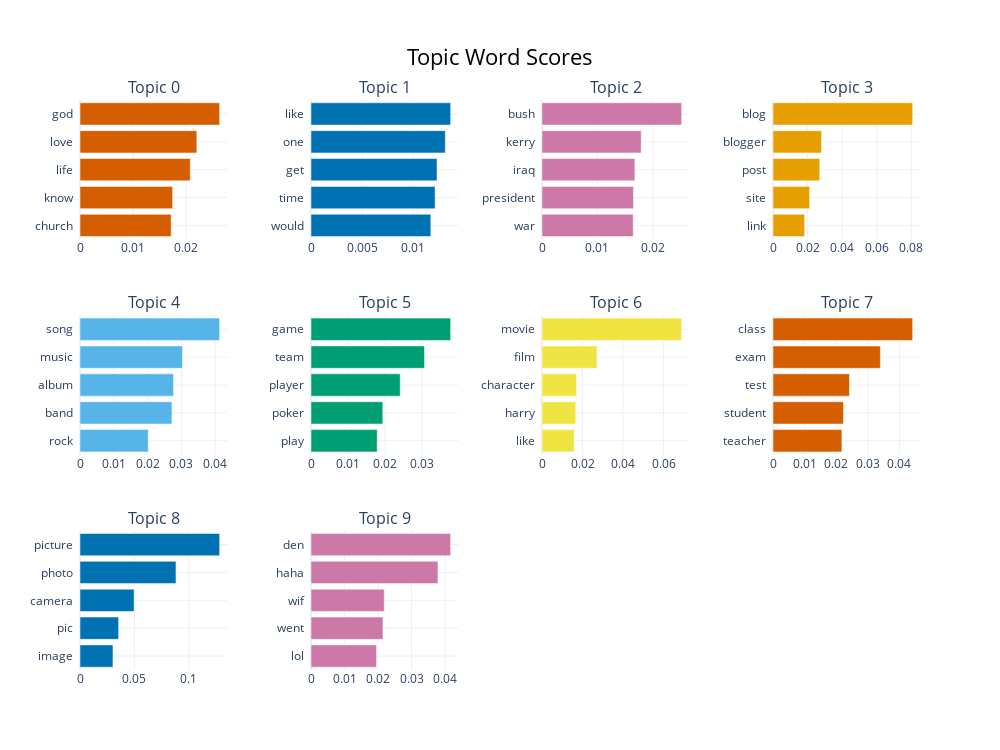
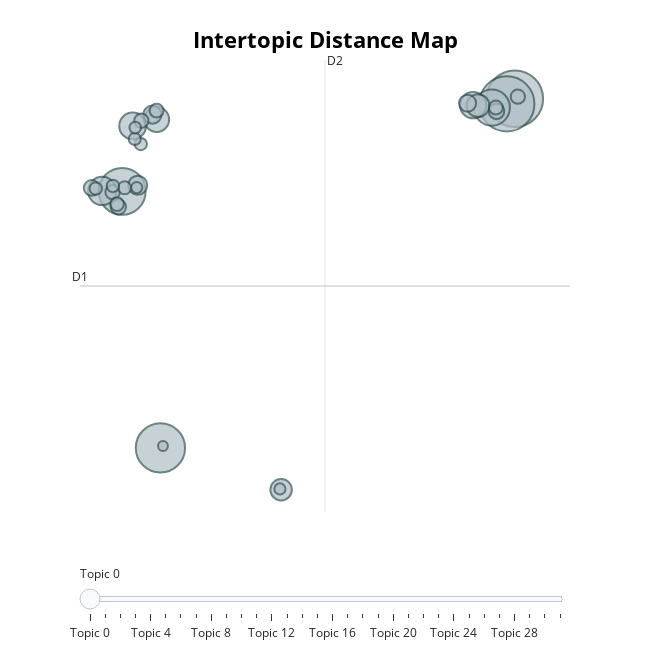
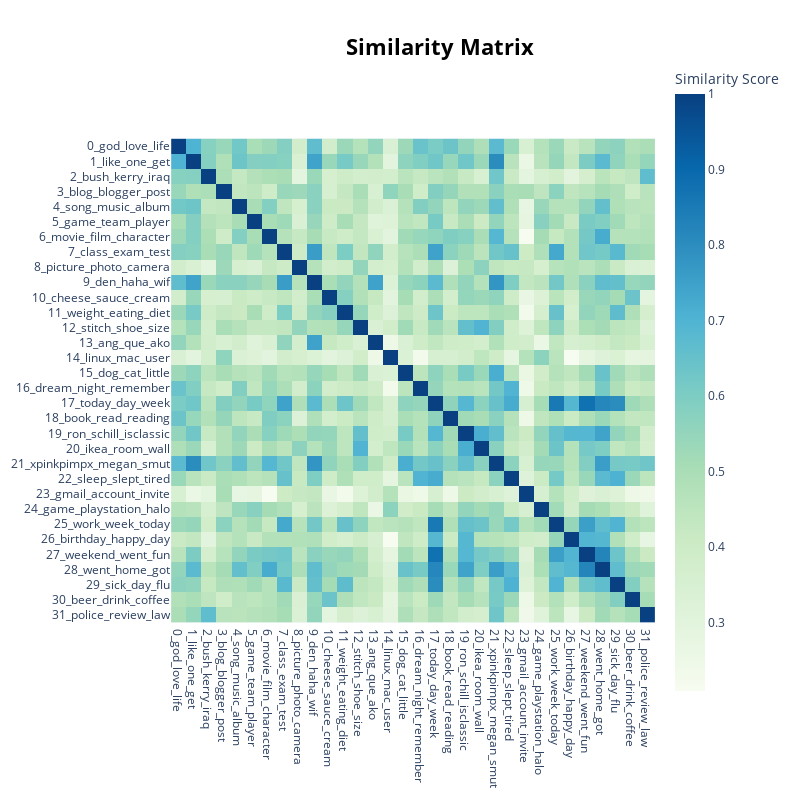

The notebook cell these images were saved under, in order:
### Code cell
# 12.5 BERTopic Visualization
# BERTopic Visualizations (RAM Safe - Based on 50k Sample)
print("Generating BERTopic Interactive Visualizations...")

try:
    if hasattr(bertopic_model, 'visualize_barchart'):
        # 1. Bar Chart (Top Words) - Very Lightweight
        print("1. Topic Word Scores (Bar Chart)")
        fig_bar = bertopic_model.visualize_barchart(top_n_topics=10)
        fig_bar.show()
        
        # 2. Intertopic Distance Map - Lightweight (Calculated on 50k sample)
        print("2. Intertopic Distance Map")
        fig_dist = bertopic_model.visualize_topics()
        fig_dist.show()
        
        # 3. Similarity Matrix - Lightweight
        print("3. Similarity Heatmap")
        fig_sim = bertopic_model.visualize_heatmap()
        fig_sim.show()
    else:
        print("BERTopic model not available for visualization.")

except Exception as e:
    print(f"Visualization Warning: {e}")

### Figure 1 — Plotly figure (JSON) as saved in the notebook; plotly's stock layout.template omitted (floating-point values rounded to 4 significant figures)
{"data": [{"marker": {"color": "#D55E00"}, "orientation": "h", "type": "bar", "x": [0.01721, 0.01748, 0.02081, 0.02205, 0.02636], "xaxis": "x", "y": ["church  ", "know  ", "life  ", "love  ", "god  "], "yaxis": "y"}, {"marker": {"color": "#0072B2"}, "orientation": "h", "type": "bar", "x": [0.01172, 0.01215, 0.01234, 0.01315, 0.01367], "xaxis": "x2", "y": ["would  ", "time  ", "get  ", "one  ", "like  "], "yaxis": "y2"}, {"marker": {"color": "#CC79A7"}, "orientation": "h", "type": "bar", "x": [0.01648, 0.01653, 0.01678, 0.01792, 0.02523], "xaxis": "x3", "y": ["war  ", "president  ", "iraq  ", "kerry  ", "bush  "], "yaxis": "y3"}, {"marker": {"color": "#E69F00"}, "orientation": "h", "type": "bar", "x": [0.01828, 0.02117, 0.02704, 0.02807, 0.08074], "xaxis": "x4", "y": ["link  ", "site  ", "post  ", "blogger  ", "blog  "], "yaxis": "y4"}, {"marker": {"color": "#56B4E9"}, "orientation": "h", "type": "bar", "x": [0.02016, 0.02718, 0.02765, 0.0303, 0.04129], "xaxis": "x5", "y": ["rock  ", "band  ", "album  ", "music  ", "song  "], "yaxis": "y5"}, {"marker": {"color": "#009E73"}, "orientation": "h", "type": "bar", "x": [0.01788, 0.0194, 0.0241, 0.03067, 0.03773], "xaxis": "x6", "y": ["play  ", "poker  ", "player  ", "team  ", "game  "], "yaxis": "y6"}, {"marker": {"color": "#F0E442"}, "orientation": "h", "type": "bar", "x": [0.01583, 0.01666, 0.01706, 0.02717, 0.06891], "xaxis": "x7", "y": ["like  ", "harry  ", "character  ", "film  ", "movie  "], "yaxis": "y7"}, {"marker": {"color": "#D55E00"}, "orientation": "h", "type": "bar", "x": [0.0218, 0.02231, 0.0242, 0.03399, 0.0442], "xaxis": "x8", "y": ["teacher  ", "student  ", "test  ", "exam  ", "class  "], "yaxis": "y8"}, {"marker": {"color": "#0072B2"}, "orientation": "h", "type": "bar", "x": [0.03032, 0.03553, 0.04976, 0.08828, 0.1285], "xaxis": "x9", "y": ["image  ", "pic  ", "camera  ", "photo  ", "picture  "], "yaxis": "y9"}, {"marker": {"color": "#CC79A7"}, "orientation": "h", "type": "bar", "x": [0.01957, 0.02148, 0.02187, 0.03789, 0.04168], "xaxis": "x10", "y": ["lol  ", "went  ", "wif  ", "haha  ", "den  "], "yaxis": "y10"}], "layout": {"annotations": [{"font": {"size": 16}, "showarrow": false, "text": "Topic 0", "x": 0.0875, "xanchor": "center", "xref": "paper", "y": 1, "yanchor": "bottom", "yref": "paper"}, {"font": {"size": 16}, "showarrow": false, "text": "Topic 1", "x": 0.3625, "xanchor": "center", "xref": "paper", "y": 1, "yanchor": "bottom", "yref": "paper"}, {"font": {"size": 16}, "showarrow": false, "text": "Topic 2", "x": 0.6375, "xanchor": "center", "xref": "paper", "y": 1, "yanchor": "bottom", "yref": "paper"}, {"font": {"size": 16}, "showarrow": false, "text": "Topic 3", "x": 0.9125, "xanchor": "center", "xref": "paper", "y": 1, "yanchor": "bottom", "yref": "paper"}, {"font": {"size": 16}, "showarrow": false, "text": "Topic 4", "x": 0.0875, "xanchor": "center", "xref": "paper", "y": 0.6222, "yanchor": "bottom", "yref": "paper"}, {"font": {"size": 16}, "showarrow": false, "text": "Topic 5", "x": 0.3625, "xanchor": "center", "xref": "paper", "y": 0.6222, "yanchor": "bottom", "yref": "paper"}, {"font": {"size": 16}, "showarrow": false, "text": "Topic 6", "x": 0.6375, "xanchor": "center", "xref": "paper", "y": 0.6222, "yanchor": "bottom", "yref": "paper"}, {"font": {"size": 16}, "showarrow": false, "text": "Topic 7", "x": 0.9125, "xanchor": "center", "xref": "paper", "y": 0.6222, "yanchor": "bottom", "yref": "paper"}, {"font": {"size": 16}, "showarrow": false, "text": "Topic 8", "x": 0.0875, "xanchor": "center", "xref": "paper", "y": 0.2444, "yanchor": "bottom", "yref": "paper"}, {"font": {"size": 16}, "showarrow": false, "text": "Topic 9", "x": 0.3625, "xanchor": "center", "xref": "paper", "y": 0.2444, "yanchor": "bottom", "yref": "paper"}], "height": 750, "hoverlabel": {"bgcolor": "white", "font": {"family": "Rockwell", "size": 16}}, "showlegend": false, "title": {"font": {"color": "Black", "size": 22}, "text": "Topic Word Scores", "x": 0.5, "xanchor": "center", "yanchor": "top"}, "width": 1000, "xaxis": {"anchor": "y", "domain": [0, 0.175], "showgrid": true}, "xaxis10": {"anchor": "y10", "domain": [0.275, 0.45], "showgrid": true}, "xaxis11": {"anchor": "y11", "domain": [0.55, 0.725], "showgrid": true}, "xaxis12": {"anchor": "y12", "domain": [0.825, 1], "showgrid": true}, "xaxis2": {"anchor": "y2", "domain": [0.275, 0.45], "showgrid": true}, "xaxis3": {"anchor": "y3", "domain": [0.55, 0.725], "showgrid": true}, "xaxis4": {"anchor": "y4", "domain": [0.825, 1], "showgrid": true}, "xaxis5": {"anchor": "y5", "domain": [0, 0.175], "showgrid": true}, "xaxis6": {"anchor": "y6", "domain": [0.275, 0.45], "showgrid": true}, "xaxis7": {"anchor": "y7", "domain": [0.55, 0.725], "showgrid": true}, "xaxis8": {"anchor": "y8", "domain": [0.825, 1], "showgrid": true}, "xaxis9": {"anchor": "y9", "domain": [0, 0.175], "showgrid": true}, "yaxis": {"anchor": "x", "domain": [0.7556, 1], "showgrid": true}, "yaxis10": {"anchor": "x10", "domain": [0, 0.2444], "showgrid": true}, "yaxis11": {"anchor": "x11", "domain": [0, 0.2444], "showgrid": true}, "yaxis12": {"anchor": "x12", "domain": [0, 0.2444], "showgrid": true}, "yaxis2": {"anchor": "x2", "domain": [0.7556, 1], "showgrid": true}, "yaxis3": {"anchor": "x3", "domain": [0.7556, 1], "showgrid": true}, "yaxis4": {"anchor": "x4", "domain": [0.7556, 1], "showgrid": true}, "yaxis5": {"anchor": "x5", "domain": [0.3778, 0.6222], "showgrid": true}, "yaxis6": {"anchor": "x6", "domain": [0.3778, 0.6222], "showgrid": true}, "yaxis7": {"anchor": "x7", "domain": [0.3778, 0.6222], "showgrid": true}, "yaxis8": {"anchor": "x8", "domain": [0.3778, 0.6222], "showgrid": true}, "yaxis9": {"anchor": "x9", "domain": [0, 0.2444], "showgrid": true}}}

### Figure 2 — Plotly figure (JSON) as saved in the notebook; plotly's stock layout.template omitted (floating-point values rounded to 4 significant figures)
{"data": [{"customdata": [[0, "god | love | life | know | church", 660], [1, "like | one | get | time | would", 627], [2, "bush | kerry | iraq | president | war", 501], [3, "blog | blogger | post | site | link", 454], [4, "song | music | album | band | rock", 270], [5, "game | team | player | poker | play", 164], [6, "movie | film | character | harry | like", 147], [7, "class | exam | test | student | teacher", 142], [8, "picture | photo | camera | pic | image", 127], [9, "den | haha | wif | went | lol", 108], [10, "cheese | sauce | cream | salad | cake", 95], [11, "weight | eating | diet | workout | eat", 75], [12, "stitch | shoe | size | pair | pattern", 68], [13, "ang | que | ako | yang | pero", 60], [14, "linux | mac | user | software | system", 51], [15, "dog | cat | little | kitten | hamster", 50], [16, "dream | night | remember | like | dreamt", 48], [17, "today | day | week | weekend | home", 43], [18, "book | read | reading | story | novel", 42], [19, "ron | schill | isclassic | christmas | gift", 42], [20, "ikea | room | wall | store | sale", 40], [21, "xpinkpimpx | megan | smut | like | gothicsamurai", 40], [22, "sleep | slept | tired | night | hour", 38], [23, "gmail | account | invite | invitation | email", 35], [24, "game | playstation | halo | playing | xbox", 32], [25, "work | week | today | get | weekend", 32], [26, "birthday | happy | day | mallkovich | party", 31], [27, "weekend | went | fun | firework | saturday", 30], [28, "went | home | got | fucking | liza", 28], [29, "sick | day | flu | today | still", 26], [30, "beer | drink | coffee | starbucks | cup", 26], [31, "police | review | law | court | legal", 20]], "hovertemplate": "<b>Topic %{customdata[0]}</b><br>%{customdata[1]}<br>Size: %{customdata[2]}", "legendgroup": "", "marker": {"color": "#B0BEC5", "line": {"color": "DarkSlateGrey", "width": 2}, "size": [660, 627, 501, 454, 270, 164, 147, 142, 127, 108, 95, 75, 68, 60, 51, 50, 48, 43, 42, 42, 40, 40, 38, 35, 32, 32, 31, 30, 28, 26, 26, 20], "sizemode": "area", "sizeref": 0.4125, "symbol": "circle"}, "mode": "markers", "name": "", "orientation": "v", "showlegend": false, "type": "scatter", "x": [16.68, 16.29, -0.4594, -2.31, 15.56, -3.275, -1.804, 14.66, -0.6385, 14.89, 5.376, -1.557, -0.8463, 14.39, -3.781, 15.79, -2.494, -2.772, 16.82, -1.381, -0.6448, 15.76, -2.557, -2.19, -3.584, -2.757, -1.409, -1.7, -1.677, -1.606, 5.318, -0.3368], "xaxis": "x", "y": [15.64, 15.32, -6.884, 9.669, 15.08, 9.696, 13.9, 15.23, 14.31, 15.21, -9.585, 10.07, 14.63, 15.36, 9.892, 14.85, 8.668, 9.62, 15.78, 14.23, 14.88, 15.08, 8.847, 9.903, 9.851, 10.02, 12.72, 13.05, 13.79, 9.915, -9.531, -6.762], "yaxis": "y"}], "layout": {"annotations": [{"showarrow": false, "text": "D1", "x": -4.349, "y": 3.563, "yshift": 10}, {"showarrow": false, "text": "D2", "x": 7.498, "xshift": 10, "y": 18.15}], "height": 650, "hoverlabel": {"bgcolor": "white", "font": {"family": "Rockwell", "size": 16}}, "legend": {"itemsizing": "constant", "tracegroupgap": 0}, "margin": {"t": 60}, "shapes": [{"line": {"color": "#CFD8DC", "width": 2}, "type": "line", "x0": 7.498, "x1": 7.498, "y0": -11.02, "y1": 18.15}, {"line": {"color": "#9E9E9E", "width": 2}, "type": "line", "x0": -4.349, "x1": 19.34, "y0": 3.563, "y1": 3.563}], "sliders": [{"active": 0, "pad": {"t": 50}, "steps": [{"args": [{"marker.color": [["red", "#B0BEC5", "#B0BEC5", "#B0BEC5", "#B0BEC5", "#B0BEC5", "#B0BEC5", "#B0BEC5", "#B0BEC5", "#B0BEC5", "#B0BEC5", "#B0BEC5", "#B0BEC5", "#B0BEC5", "#B0BEC5", "#B0BEC5", "#B0BEC5", "#B0BEC5", "#B0BEC5", "#B0BEC5", "#B0BEC5", "#B0BEC5", "#B0BEC5", "#B0BEC5", "#B0BEC5", "#B0BEC5", "#B0BEC5", "#B0BEC5", "#B0BEC5", "#B0BEC5", "#B0BEC5", "#B0BEC5"]]}], "label": "Topic 0", "method": "update"}, {"args": [{"marker.color": [["#B0BEC5", "red", "#B0BEC5", "#B0BEC5", "#B0BEC5", "#B0BEC5", "#B0BEC5", "#B0BEC5", "#B0BEC5", "#B0BEC5", "#B0BEC5", "#B0BEC5", "#B0BEC5", "#B0BEC5", "#B0BEC5", "#B0BEC5", "#B0BEC5", "#B0BEC5", "#B0BEC5", "#B0BEC5", "#B0BEC5", "#B0BEC5", "#B0BEC5", "#B0BEC5", "#B0BEC5", "#B0BEC5", "#B0BEC5", "#B0BEC5", "#B0BEC5", "#B0BEC5", "#B0BEC5", "#B0BEC5"]]}], "label": "Topic 1", "method": "update"}, {"args": [{"marker.color": [["#B0BEC5", "#B0BEC5", "red", "#B0BEC5", "#B0BEC5", "#B0BEC5", "#B0BEC5", "#B0BEC5", "#B0BEC5", "#B0BEC5", "#B0BEC5", "#B0BEC5", "#B0BEC5", "#B0BEC5", "#B0BEC5", "#B0BEC5", "#B0BEC5", "#B0BEC5", "#B0BEC5", "#B0BEC5", "#B0BEC5", "#B0BEC5", "#B0BEC5", "#B0BEC5", "#B0BEC5", "#B0BEC5", "#B0BEC5", "#B0BEC5", "#B0BEC5", "#B0BEC5", "#B0BEC5", "#B0BEC5"]]}], "label": "Topic 2", "method": "update"}, {"args": [{"marker.color": [["#B0BEC5", "#B0BEC5", "#B0BEC5", "red", "#B0BEC5", "#B0BEC5", "#B0BEC5", "#B0BEC5", "#B0BEC5", "#B0BEC5", "#B0BEC5", "#B0BEC5", "#B0BEC5", "#B0BEC5", "#B0BEC5", "#B0BEC5", "#B0BEC5", "#B0BEC5", "#B0BEC5", "#B0BEC5", "#B0BEC5", "#B0BEC5", "#B0BEC5", "#B0BEC5", "#B0BEC5", "#B0BEC5", "#B0BEC5", "#B0BEC5", "#B0BEC5", "#B0BEC5", "#B0BEC5", "#B0BEC5"]]}], "label": "Topic 3", "method": "update"}, {"args": [{"marker.color": [["#B0BEC5", "#B0BEC5", "#B0BEC5", "#B0BEC5", "red", "#B0BEC5", "#B0BEC5", "#B0BEC5", "#B0BEC5", "#B0BEC5", "#B0BEC5", "#B0BEC5", "#B0BEC5", "#B0BEC5", "#B0BEC5", "#B0BEC5", "#B0BEC5", "#B0BEC5", "#B0BEC5", "#B0BEC5", "#B0BEC5", "#B0BEC5", "#B0BEC5", "#B0BEC5", "#B0BEC5", "#B0BEC5", "#B0BEC5", "#B0BEC5", "#B0BEC5", "#B0BEC5", "#B0BEC5", "#B0BEC5"]]}], "label": "Topic 4", "method": "update"}, {"args": [{"marker.color": [["#B0BEC5", "#B0BEC5", "#B0BEC5", "#B0BEC5", "#B0BEC5", "red", "#B0BEC5", "#B0BEC5", "#B0BEC5", "#B0BEC5", "#B0BEC5", "#B0BEC5", "#B0BEC5", "#B0BEC5", "#B0BEC5", "#B0BEC5", "#B0BEC5", "#B0BEC5", "#B0BEC5", "#B0BEC5", "#B0BEC5", "#B0BEC5", "#B0BEC5", "#B0BEC5", "#B0BEC5", "#B0BEC5", "#B0BEC5", "#B0BEC5", "#B0BEC5", "#B0BEC5", "#B0BEC5", "#B0BEC5"]]}], "label": "Topic 5", "method": "update"}, {"args": [{"marker.color": [["#B0BEC5", "#B0BEC5", "#B0BEC5", "#B0BEC5", "#B0BEC5", "#B0BEC5", "red", "#B0BEC5", "#B0BEC5", "#B0BEC5", "#B0BEC5", "#B0BEC5", "#B0BEC5", "#B0BEC5", "#B0BEC5", "#B0BEC5", "#B0BEC5", "#B0BEC5", "#B0BEC5", "#B0BEC5", "#B0BEC5", "#B0BEC5", "#B0BEC5", "#B0BEC5", "#B0BEC5", "#B0BEC5", "#B0BEC5", "#B0BEC5", "#B0BEC5", "#B0BEC5", "#B0BEC5", "#B0BEC5"]]}], "label": "Topic 6", "method": "update"}, {"args": [{"marker.color": [["#B0BEC5", "#B0BEC5", "#B0BEC5", "#B0BEC5", "#B0BEC5", "#B0BEC5", "#B0BEC5", "red", "#B0BEC5", "#B0BEC5", "#B0BEC5", "#B0BEC5", "#B0BEC5", "#B0BEC5", "#B0BEC5", "#B0BEC5", "#B0BEC5", "#B0BEC5", "#B0BEC5", "#B0BEC5", "#B0BEC5", "#B0BEC5", "#B0BEC5", "#B0BEC5", "#B0BEC5", "#B0BEC5", "#B0BEC5", "#B0BEC5", "#B0BEC5", "#B0BEC5", "#B0BEC5", "#B0BEC5"]]}], "label": "Topic 7", "method": "update"}, {"args": [{"marker.color": [["#B0BEC5", "#B0BEC5", "#B0BEC5", "#B0BEC5", "#B0BEC5", "#B0BEC5", "#B0BEC5", "#B0BEC5", "red", "#B0BEC5", "#B0BEC5", "#B0BEC5", "#B0BEC5", "#B0BEC5", "#B0BEC5", "#B0BEC5", "#B0BEC5", "#B0BEC5", "#B0BEC5", "#B0BEC5", "#B0BEC5", "#B0BEC5", "#B0BEC5", "#B0BEC5", "#B0BEC5", "#B0BEC5", "#B0BEC5", "#B0BEC5", "#B0BEC5", "#B0BEC5", "#B0BEC5", "#B0BEC5"]]}], "label": "Topic 8", "method": "update"}, {"args": [{"marker.color": [["#B0BEC5", "#B0BEC5", "#B0BEC5", "#B0BEC5", "#B0BEC5", "#B0BEC5", "#B0BEC5", "#B0BEC5", "#B0BEC5", "red", "#B0BEC5", "#B0BEC5", "#B0BEC5", "#B0BEC5", "#B0BEC5", "#B0BEC5", "#B0BEC5", "#B0BEC5", "#B0BEC5", "#B0BEC5", "#B0BEC5", "#B0BEC5", "#B0BEC5", "#B0BEC5", "#B0BEC5", "#B0BEC5", "#B0BEC5", "#B0BEC5", "#B0BEC5", "#B0BEC5", "#B0BEC5", "#B0BEC5"]]}], "label": "Topic 9", "method": "update"}, {"args": [{"marker.color": [["#B0BEC5", "#B0BEC5", "#B0BEC5", "#B0BEC5", "#B0BEC5", "#B0BEC5", "#B0BEC5", "#B0BEC5", "#B0BEC5", "#B0BEC5", "red", "#B0BEC5", "#B0BEC5", "#B0BEC5", "#B0BEC5", "#B0BEC5", "#B0BEC5", "#B0BEC5", "#B0BEC5", "#B0BEC5", "#B0BEC5", "#B0BEC5", "#B0BEC5", "#B0BEC5", "#B0BEC5", "#B0BEC5", "#B0BEC5", "#B0BEC5", "#B0BEC5", "#B0BEC5", "#B0BEC5", "#B0BEC5"]]}], "label": "Topic 10", "method": "update"}, {"args": [{"marker.color": [["#B0BEC5", "#B0BEC5", "#B0BEC5", "#B0BEC5", "#B0BEC5", "#B0BEC5", "#B0BEC5", "#B0BEC5", "#B0BEC5", "#B0BEC5", "#B0BEC5", "red", "#B0BEC5", "#B0BEC5", "#B0BEC5", "#B0BEC5", "#B0BEC5", "#B0BEC5", "#B0BEC5", "#B0BEC5", "#B0BEC5", "#B0BEC5", "#B0BEC5", "#B0BEC5", "#B0BEC5", "#B0BEC5", "#B0BEC5", "#B0BEC5", "#B0BEC5", "#B0BEC5", "#B0BEC5", "#B0BEC5"]]}], "label": "Topic 11", "method": "update"}, {"args": [{"marker.color": [["#B0BEC5", "#B0BEC5", "#B0BEC5", "#B0BEC5", "#B0BEC5", "#B0BEC5", "#B0BEC5", "#B0BEC5", "#B0BEC5", "#B0BEC5", "#B0BEC5", "#B0BEC5", "red", "#B0BEC5", "#B0BEC5", "#B0BEC5", "#B0BEC5", "#B0BEC5", "#B0BEC5", "#B0BEC5", "#B0BEC5", "#B0BEC5", "#B0BEC5", "#B0BEC5", "#B0BEC5", "#B0BEC5", "#B0BEC5", "#B0BEC5", "#B0BEC5", "#B0BEC5", "#B0BEC5", "#B0BEC5"]]}], "label": "Topic 12", "method": "update"}, {"args": [{"marker.color": [["#B0BEC5", "#B0BEC5", "#B0BEC5", "#B0BEC5", "#B0BEC5", "#B0BEC5", "#B0BEC5", "#B0BEC5", "#B0BEC5", "#B0BEC5", "#B0BEC5", "#B0BEC5", "#B0BEC5", "red", "#B0BEC5", "#B0BEC5", "#B0BEC5", "#B0BEC5", "#B0BEC5", "#B0BEC5", "#B0BEC5", "#B0BEC5", "#B0BEC5", "#B0BEC5", "#B0BEC5", "#B0BEC5", "#B0BEC5", "#B0BEC5", "#B0BEC5", "#B0BEC5", "#B0BEC5", "#B0BEC5"]]}], "label": "Topic 13", "method": "update"}, {"args": [{"marker.color": [["#B0BEC5", "#B0BEC5", "#B0BEC5", "#B0BEC5", "#B0BEC5", "#B0BEC5", "#B0BEC5", "#B0BEC5", "#B0BEC5", "#B0BEC5", "#B0BEC5", "#B0BEC5", "#B0BEC5", "#B0BEC5", "red", "#B0BEC5", "#B0BEC5", "#B0BEC5", "#B0BEC5", "#B0BEC5", "#B0BEC5", "#B0BEC5", "#B0BEC5", "#B0BEC5", "#B0BEC5", "#B0BEC5", "#B0BEC5", "#B0BEC5", "#B0BEC5", "#B0BEC5", "#B0BEC5", "#B0BEC5"]]}], "label": "Topic 14", "method": "update"}, {"args": [{"marker.color": [["#B0BEC5", "#B0BEC5", "#B0BEC5", "#B0BEC5", "#B0BEC5", "#B0BEC5", "#B0BEC5", "#B0BEC5", "#B0BEC5", "#B0BEC5", "#B0BEC5", "#B0BEC5", "#B0BEC5", "#B0BEC5", "#B0BEC5", "red", "#B0BEC5", "#B0BEC5", "#B0BEC5", "#B0BEC5", "#B0BEC5", "#B0BEC5", "#B0BEC5", "#B0BEC5", "#B0BEC5", "#B0BEC5", "#B0BEC5", "#B0BEC5", "#B0BEC5", "#B0BEC5", "#B0BEC5", "#B0BEC5"]]}], "label": "Topic 15", "method": "update"}, {"args": [{"marker.color": [["#B0BEC5", "#B0BEC5", "#B0BEC5", "#B0BEC5", "#B0BEC5", "#B0BEC5", "#B0BEC5", "#B0BEC5", "#B0BEC5", "#B0BEC5", "#B0BEC5", "#B0BEC5", "#B0BEC5", "#B0BEC5", "#B0BEC5", "#B0BEC5", "red", "#B0BEC5", "#B0BEC5", "#B0BEC5", "#B0BEC5", "#B0BEC5", "#B0BEC5", "#B0BEC5", "#B0BEC5", "#B0BEC5", "#B0BEC5", "#B0BEC5", "#B0BEC5", "#B0BEC5", "#B0BEC5", "#B0BEC5"]]}], "label": "Topic 16", "method": "update"}, {"args": [{"marker.color": [["#B0BEC5", "#B0BEC5", "#B0BEC5", "#B0BEC5", "#B0BEC5", "#B0BEC5", "#B0BEC5", "#B0BEC5", "#B0BEC5", "#B0BEC5", "#B0BEC5", "#B0BEC5", "#B0BEC5", "#B0BEC5", "#B0BEC5", "#B0BEC5", "#B0BEC5", "red", "#B0BEC5", "#B0BEC5", "#B0BEC5", "#B0BEC5", "#B0BEC5", "#B0BEC5", "#B0BEC5", "#B0BEC5", "#B0BEC5", "#B0BEC5", "#B0BEC5", "#B0BEC5", "#B0BEC5", "#B0BEC5"]]}], "label": "Topic 17", "method": "update"}, {"args": [{"marker.color": [["#B0BEC5", "#B0BEC5", "#B0BEC5", "#B0BEC5", "#B0BEC5", "#B0BEC5", "#B0BEC5", "#B0BEC5", "#B0BEC5", "#B0BEC5", "#B0BEC5", "#B0BEC5", "#B0BEC5", "#B0BEC5", "#B0BEC5", "#B0BEC5", "#B0BEC5", "#B0BEC5", "red", "#B0BEC5", "#B0BEC5", "#B0BEC5", "#B0BEC5", "#B0BEC5", "#B0BEC5", "#B0BEC5", "#B0BEC5", "#B0BEC5", "#B0BEC5", "#B0BEC5", "#B0BEC5", "#B0BEC5"]]}], "label": "Topic 18", "method": "update"}, {"args": [{"marker.color": [["#B0BEC5", "#B0BEC5", "#B0BEC5", "#B0BEC5", "#B0BEC5", "#B0BEC5", "#B0BEC5", "#B0BEC5", "#B0BEC5", "#B0BEC5", "#B0BEC5", "#B0BEC5", "#B0BEC5", "#B0BEC5", "#B0BEC5", "#B0BEC5", "#B0BEC5", "#B0BEC5", "#B0BEC5", "red", "#B0BEC5", "#B0BEC5", "#B0BEC5", "#B0BEC5", "#B0BEC5", "#B0BEC5", "#B0BEC5", "#B0BEC5", "#B0BEC5", "#B0BEC5", "#B0BEC5", "#B0BEC5"]]}], "label": "Topic 19", "method": "update"}, {"args": [{"marker.color": [["#B0BEC5", "#B0BEC5", "#B0BEC5", "#B0BEC5", "#B0BEC5", "#B0BEC5", "#B0BEC5", "#B0BEC5", "#B0BEC5", "#B0BEC5", "#B0BEC5", "#B0BEC5", "#B0BEC5", "#B0BEC5", "#B0BEC5", "#B0BEC5", "#B0BEC5", "#B0BEC5", "#B0BEC5", "#B0BEC5", "red", "#B0BEC5", "#B0BEC5", "#B0BEC5", "#B0BEC5", "#B0BEC5", "#B0BEC5", "#B0BEC5", "#B0BEC5", "#B0BEC5", "#B0BEC5", "#B0BEC5"]]}], "label": "Topic 20", "method": "update"}, {"args": [{"marker.color": [["#B0BEC5", "#B0BEC5", "#B0BEC5", "#B0BEC5", "#B0BEC5", "#B0BEC5", "#B0BEC5", "#B0BEC5", "#B0BEC5", "#B0BEC5", "#B0BEC5", "#B0BEC5", "#B0BEC5", "#B0BEC5", "#B0BEC5", "#B0BEC5", "#B0BEC5", "#B0BEC5", "#B0BEC5", "#B0BEC5", "#B0BEC5", "red", "#B0BEC5", "#B0BEC5", "#B0BEC5", "#B0BEC5", "#B0BEC5", "#B0BEC5", "#B0BEC5", "#B0BEC5", "#B0BEC5", "#B0BEC5"]]}], "label": "Topic 21", "method": "update"}, {"args": [{"marker.color": [["#B0BEC5", "#B0BEC5", "#B0BEC5", "#B0BEC5", "#B0BEC5", "#B0BEC5", "#B0BEC5", "#B0BEC5", "#B0BEC5", "#B0BEC5", "#B0BEC5", "#B0BEC5", "#B0BEC5", "#B0BEC5", "#B0BEC5", "#B0BEC5", "#B0BEC5", "#B0BEC5", "#B0BEC5", "#B0BEC5", "#B0BEC5", "#B0BEC5", "red", "#B0BEC5", "#B0BEC5", "#B0BEC5", "#B0BEC5", "#B0BEC5", "#B0BEC5", "#B0BEC5", "#B0BEC5", "#B0BEC5"]]}], "label": "Topic 22", "method": "update"}, {"args": [{"marker.color": [["#B0BEC5", "#B0BEC5", "#B0BEC5", "#B0BEC5", "#B0BEC5", "#B0BEC5", "#B0BEC5", "#B0BEC5", "#B0BEC5", "#B0BEC5", "#B0BEC5", "#B0BEC5", "#B0BEC5", "#B0BEC5", "#B0BEC5", "#B0BEC5", "#B0BEC5", "#B0BEC5", "#B0BEC5", "#B0BEC5", "#B0BEC5", "#B0BEC5", "#B0BEC5", "red", "#B0BEC5", "#B0BEC5", "#B0BEC5", "#B0BEC5", "#B0BEC5", "#B0BEC5", "#B0BEC5", "#B0BEC5"]]}], "label": "Topic 23", "method": "update"}, {"args": [{"marker.color": [["#B0BEC5", "#B0BEC5", "#B0BEC5", "#B0BEC5", "#B0BEC5", "#B0BEC5", "#B0BEC5", "#B0BEC5", "#B0BEC5", "#B0BEC5", "#B0BEC5", "#B0BEC5", "#B0BEC5", "#B0BEC5", "#B0BEC5", "#B0BEC5", "#B0BEC5", "#B0BEC5", "#B0BEC5", "#B0BEC5", "#B0BEC5", "#B0BEC5", "#B0BEC5", "#B0BEC5", "red", "#B0BEC5", "#B0BEC5", "#B0BEC5", "#B0BEC5", "#B0BEC5", "#B0BEC5", "#B0BEC5"]]}], "label": "Topic 24", "method": "update"}, {"args": [{"marker.color": [["#B0BEC5", "#B0BEC5", "#B0BEC5", "#B0BEC5", "#B0BEC5", "#B0BEC5", "#B0BEC5", "#B0BEC5", "#B0BEC5", "#B0BEC5", "#B0BEC5", "#B0BEC5", "#B0BEC5", "#B0BEC5", "#B0BEC5", "#B0BEC5", "#B0BEC5", "#B0BEC5", "#B0BEC5", "#B0BEC5", "#B0BEC5", "#B0BEC5", "#B0BEC5", "#B0BEC5", "#B0BEC5", "red", "#B0BEC5", "#B0BEC5", "#B0BEC5", "#B0BEC5", "#B0BEC5", "#B0BEC5"]]}], "label": "Topic 25", "method": "update"}, {"args": [{"marker.color": [["#B0BEC5", "#B0BEC5", "#B0BEC5", "#B0BEC5", "#B0BEC5", "#B0BEC5", "#B0BEC5", "#B0BEC5", "#B0BEC5", "#B0BEC5", "#B0BEC5", "#B0BEC5", "#B0BEC5", "#B0BEC5", "#B0BEC5", "#B0BEC5", "#B0BEC5", "#B0BEC5", "#B0BEC5", "#B0BEC5", "#B0BEC5", "#B0BEC5", "#B0BEC5", "#B0BEC5", "#B0BEC5", "#B0BEC5", "red", "#B0BEC5", "#B0BEC5", "#B0BEC5", "#B0BEC5", "#B0BEC5"]]}], "label": "Topic 26", "method": "update"}, {"args": [{"marker.color": [["#B0BEC5", "#B0BEC5", "#B0BEC5", "#B0BEC5", "#B0BEC5", "#B0BEC5", "#B0BEC5", "#B0BEC5", "#B0BEC5", "#B0BEC5", "#B0BEC5", "#B0BEC5", "#B0BEC5", "#B0BEC5", "#B0BEC5", "#B0BEC5", "#B0BEC5", "#B0BEC5", "#B0BEC5", "#B0BEC5", "#B0BEC5", "#B0BEC5", "#B0BEC5", "#B0BEC5", "#B0BEC5", "#B0BEC5", "#B0BEC5", "red", "#B0BEC5", "#B0BEC5", "#B0BEC5", "#B0BEC5"]]}], "label": "Topic 27", "method": "update"}, {"args": [{"marker.color": [["#B0BEC5", "#B0BEC5", "#B0BEC5", "#B0BEC5", "#B0BEC5", "#B0BEC5", "#B0BEC5", "#B0BEC5", "#B0BEC5", "#B0BEC5", "#B0BEC5", "#B0BEC5", "#B0BEC5", "#B0BEC5", "#B0BEC5", "#B0BEC5", "#B0BEC5", "#B0BEC5", "#B0BEC5", "#B0BEC5", "#B0BEC5", "#B0BEC5", "#B0BEC5", "#B0BEC5", "#B0BEC5", "#B0BEC5", "#B0BEC5", "#B0BEC5", "red", "#B0BEC5", "#B0BEC5", "#B0BEC5"]]}], "label": "Topic 28", "method": "update"}, {"args": [{"marker.color": [["#B0BEC5", "#B0BEC5", "#B0BEC5", "#B0BEC5", "#B0BEC5", "#B0BEC5", "#B0BEC5", "#B0BEC5", "#B0BEC5", "#B0BEC5", "#B0BEC5", "#B0BEC5", "#B0BEC5", "#B0BEC5", "#B0BEC5", "#B0BEC5", "#B0BEC5", "#B0BEC5", "#B0BEC5", "#B0BEC5", "#B0BEC5", "#B0BEC5", "#B0BEC5", "#B0BEC5", "#B0BEC5", "#B0BEC5", "#B0BEC5", "#B0BEC5", "#B0BEC5", "red", "#B0BEC5", "#B0BEC5"]]}], "label": "Topic 29", "method": "update"}, {"args": [{"marker.color": [["#B0BEC5", "#B0BEC5", "#B0BEC5", "#B0BEC5", "#B0BEC5", "#B0BEC5", "#B0BEC5", "#B0BEC5", "#B0BEC5", "#B0BEC5", "#B0BEC5", "#B0BEC5", "#B0BEC5", "#B0BEC5", "#B0BEC5", "#B0BEC5", "#B0BEC5", "#B0BEC5", "#B0BEC5", "#B0BEC5", "#B0BEC5", "#B0BEC5", "#B0BEC5", "#B0BEC5", "#B0BEC5", "#B0BEC5", "#B0BEC5", "#B0BEC5", "#B0BEC5", "#B0BEC5", "red", "#B0BEC5"]]}], "label": "Topic 30", "method": "update"}, {"args": [{"marker.color": [["#B0BEC5", "#B0BEC5", "#B0BEC5", "#B0BEC5", "#B0BEC5", "#B0BEC5", "#B0BEC5", "#B0BEC5", "#B0BEC5", "#B0BEC5", "#B0BEC5", "#B0BEC5", "#B0BEC5", "#B0BEC5", "#B0BEC5", "#B0BEC5", "#B0BEC5", "#B0BEC5", "#B0BEC5", "#B0BEC5", "#B0BEC5", "#B0BEC5", "#B0BEC5", "#B0BEC5", "#B0BEC5", "#B0BEC5", "#B0BEC5", "#B0BEC5", "#B0BEC5", "#B0BEC5", "#B0BEC5", "red"]]}], "label": "Topic 31", "method": "update"}]}], "title": {"font": {"color": "Black", "size": 22}, "text": "<b>Intertopic Distance Map</b>", "x": 0.5, "xanchor": "center", "y": 0.95, "yanchor": "top"}, "width": 650, "xaxis": {"anchor": "y", "domain": [0, 1], "range": [-4.349, 19.34], "title": {"text": ""}, "visible": false}, "yaxis": {"anchor": "x", "domain": [0, 1], "range": [-11.02, 18.15], "title": {"text": ""}, "visible": false}}}

### Figure 3 — Plotly figure (JSON) as saved in the notebook; plotly's stock layout.template omitted (floating-point values rounded to 4 significant figures; data arrays with more than 128 entries replaced by an {"elided": "..."} marker saying what was removed)
{"data": [{"coloraxis": "coloraxis", "hovertemplate": "x: %{x}<br>y: %{y}<br>Similarity Score: %{z}<extra></extra>", "name": "0", "type": "heatmap", "x": ["0_god_love_life", "1_like_one_get", "2_bush_kerry_iraq", "3_blog_blogger_post", "4_song_music_album", "5_game_team_player", "6_movie_film_character", "7_class_exam_test", "8_picture_photo_camera", "9_den_haha_wif", "10_cheese_sauce_cream", "11_weight_eating_diet", "12_stitch_shoe_size", "13_ang_que_ako", "14_linux_mac_user", "15_dog_cat_little", "16_dream_night_remember", "17_today_day_week", "18_book_read_reading", "19_ron_schill_isclassic", "20_ikea_room_wall", "21_xpinkpimpx_megan_smut", "22_sleep_slept_tired", "23_gmail_account_invite", "24_game_playstation_halo", "25_work_week_today", "26_birthday_happy_day", "27_weekend_went_fun", "28_went_home_got", "29_sick_day_flu", "30_beer_drink_coffee", "31_police_review_law"], "xaxis": "x", "y": ["0_god_love_life", "1_like_one_get", "2_bush_kerry_iraq", "3_blog_blogger_post", "4_song_music_album", "5_game_team_player", "6_movie_film_character", "7_class_exam_test", "8_picture_photo_camera", "9_den_haha_wif", "10_cheese_sauce_cream", "11_weight_eating_diet", "12_stitch_shoe_size", "13_ang_que_ako", "14_linux_mac_user", "15_dog_cat_little", "16_dream_night_remember", "17_today_day_week", "18_book_read_reading", "19_ron_schill_isclassic", "20_ikea_room_wall", "21_xpinkpimpx_megan_smut", "22_sleep_slept_tired", "23_gmail_account_invite", "24_game_playstation_halo", "25_work_week_today", "26_birthday_happy_day", "27_weekend_went_fun", "28_went_home_got", "29_sick_day_flu", "30_beer_drink_coffee", "31_police_review_law"], "yaxis": "y", "z": {"elided": "32x32 float values"}}], "layout": {"coloraxis": {"colorbar": {"title": {"text": "Similarity Score"}}, "colorscale": [[0, "rgb(247,252,240)"], [0.125, "rgb(224,243,219)"], [0.25, "rgb(204,235,197)"], [0.375, "rgb(168,221,181)"], [0.5, "rgb(123,204,196)"], [0.625, "rgb(78,179,211)"], [0.75, "rgb(43,140,190)"], [0.875, "rgb(8,104,172)"], [1, "rgb(8,64,129)"]]}, "height": 800, "hoverlabel": {"bgcolor": "white", "font": {"family": "Rockwell", "size": 16}}, "legend": {"title": {"text": "Trend"}}, "margin": {"t": 60}, "showlegend": true, "title": {"font": {"color": "Black", "size": 22}, "text": "<b>Similarity Matrix</b>", "x": 0.55, "xanchor": "center", "y": 0.95, "yanchor": "top"}, "width": 800, "xaxis": {"anchor": "y", "constrain": "domain", "domain": [0, 1], "scaleanchor": "y"}, "yaxis": {"anchor": "x", "autorange": "reversed", "constrain": "domain", "domain": [0, 1]}}}
